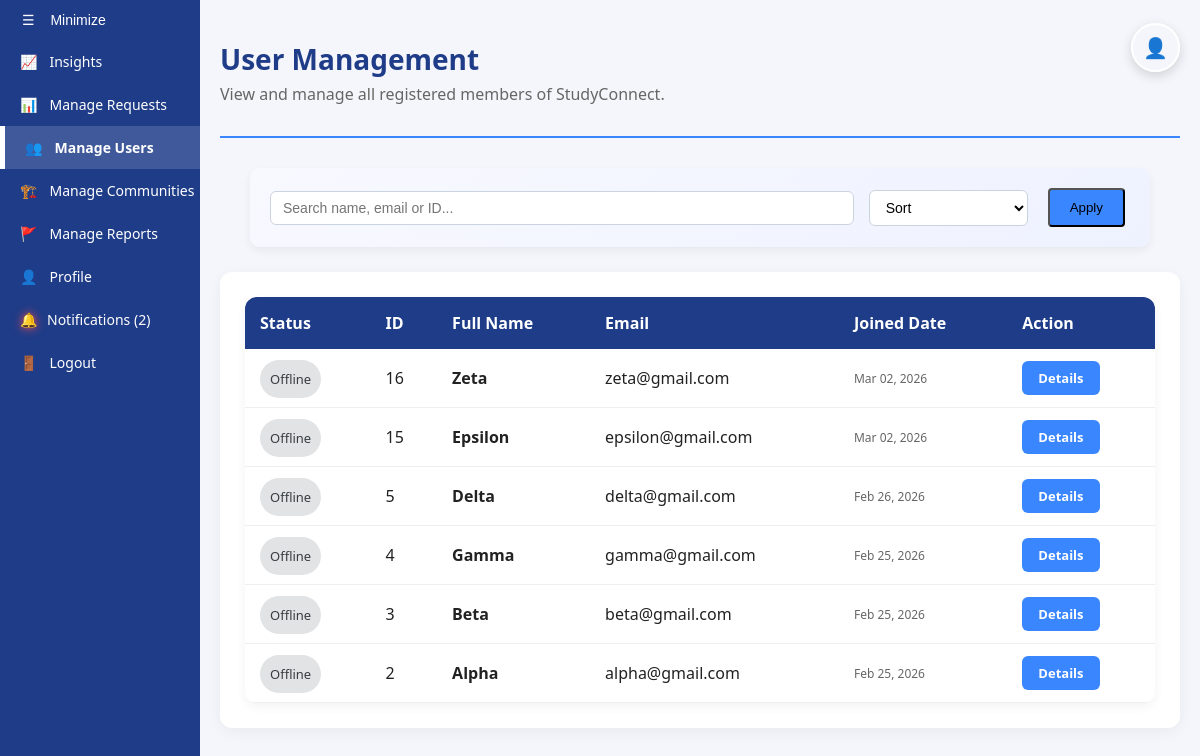
The page /views/manage_users.php (signed in) on the database its author committed.
### tables this page shows
CREATE TABLE `users` (
  `id` int(11) NOT NULL,
  `fullname` varchar(100) NOT NULL,
  `email` varchar(100) NOT NULL,
  `google_id` varchar(255) DEFAULT NULL,
  `password` varchar(255) NOT NULL,
  `role` enum('user','admin') NOT NULL DEFAULT 'user',
  `created_at` timestamp NOT NULL DEFAULT current_timestamp(),
  `last_activity` datetime DEFAULT current_timestamp(),
  `ban_until` datetime DEFAULT NULL
);

### includes/functions.php (called while the page is built, shortened)
<?php
function isUserOnline($last_activity) {
    try {
        $now = new DateTime();
        $last = new DateTime($last_activity);
        $interval = $now->diff($last);
        return ($interval->i < 5 && $interval->h == 0 && $interval->d == 0);
    } catch (Exception $e) {
        return false;
    }
}
function build_filtered_query($conn, $base_sql, $filters = [], $search = '', $search_cols = [], $sort_sql = '', $initial_params = [], $initial_types = "") {
    $sql = $base_sql;
    $sql .= " " . $sort_sql;
    $stmt = mysqli_prepare($conn, $sql);
    mysqli_stmt_execute($stmt);
    return mysqli_stmt_get_result($stmt);
}
?>

### views/manage_users.php (the view, shortened to what this page needs)
<?php
include('../includes/db.php');
include('../includes/functions.php');
$search = $_GET['search'] ?? '';
$sort = $_GET['sort'] ?? 'Newest First';
if ($sort === 'Alphabetical (A-Z)') {
    $sort_sql = "ORDER BY fullname ASC";
} elseif ($sort === 'Oldest First') {
    $sort_sql = "ORDER BY created_at ASC";
} else {
    $sort_sql = "ORDER BY created_at DESC";
}
$base_sql = "SELECT id, fullname, email, role, created_at, last_activity FROM users WHERE role = 'user'";
$result = build_filtered_query(
    $conn,
    $base_sql,
    [],
    $search,
    ['fullname', 'email', 'id'],
    $sort_sql
);
?>
<!DOCTYPE html>
<html lang="en">
<head>
    <link rel="stylesheet" href="../assets/css/global.css?v=<?php echo time(); ?>">
    <link rel="stylesheet" href="../assets/css/dashboards.css?v=<?php echo time(); ?>">
</head>
<body>
<?php include '../includes/navbar.php'; ?>
<div class="main-content" id="main">
    <div class="dashboard-container">
        <header class="dashboard-header">
            <h1>User Management</h1>
            <p>View and manage all registered members of StudyConnect.</p>
        </header>
        <?php
        $filter_config = [
            'action' => 'manage_users.php',
            'placeholder' => 'Search name, email or ID...',
            'dropdowns' => [
                'sort' => [
                    'Newest First' => 'Newest First',
                    'Oldest First' => 'Oldest First',
                    'Alphabetical (A-Z)' => 'Alphabetical (A-Z)'
                ]
            ]
        ];
        include '../includes/filter_component.php';
        ?>
        <section class="admin-table-card">
            <table class="standard-table">
                <thead>
                    <tr>
                        <th>Status</th>
                        <th>ID</th>
                        <th>Full Name</th>
                        <th>Email</th>
                        <th>Joined Date</th>
                        <th>Action</th>
                    </tr>
                </thead>
                <tbody>
                    <?php while($user = mysqli_fetch_assoc($result)): ?>
                    <tr>
                        <td>
                            <?php if (isUserOnline($user['last_activity'])): ?>
                                <span class="status-badge online">● Online</span>
                            <?php else: ?>
                                <span class="status-badge offline">Offline</span>
                            <?php endif; ?>
                        </td>
                        <td><?php echo htmlspecialchars($user['id']); ?></td>
                        <td><strong><?php echo htmlspecialchars($user['fullname']); ?></strong></td>
                        <td><?php echo htmlspecialchars($user['email']); ?></td>
                        <td>
                            <div style="font-size: 12px; color: #666;">
                                <?php echo date('M d, Y', strtotime($user['created_at'])); ?>
                            </div>
                        </td>
                        <td>
                            <a href="../views/view_user_detail.php?id=<?php echo $user['id']; ?>" class="btn-small">Details</a>
                        </td>
                    </tr>
                    <?php endwhile; ?>
                </tbody>
            </table>
        </section>
    </div>
</div>
</body>
</html>

### includes/navbar.php (shortened to what this page needs)
<?php
include ('db.php');
$current_page = basename($_SERVER['PHP_SELF']);
$isLoggedIn = isset($_SESSION['user']);
$role = $_SESSION['role'] ?? 'user';
$email = $_SESSION['user'] ?? null;
$unread_count = 0;
if ($isLoggedIn) {
    $unread_query = "SELECT COUNT(*) as total FROM notifications WHERE receiver_email = '$email' AND status = 'unread'";
    $unread_result = mysqli_query($conn, $unread_query);
    if ($unread_result) {
        $unread_data = mysqli_fetch_assoc($unread_result);
        $unread_count = $unread_data['total'];
    }
}
?>
<!DOCTYPE html>
<html lang="en">
<head>
    <link rel="stylesheet" href="../assets/css/global.css?v=<?php echo time(); ?>">
    <link rel="stylesheet" href="../assets/css/sidebar.css?v=<?php echo time(); ?>">
</head>
<body>
<div class="sidebar" id="sidebar">
    <?php if ($isLoggedIn && $current_page !== 'dashboard.php'): ?>
        <div class="floating-profile-container">
            <a href="../views/dashboard.php" class="floating-profile-link">
                <div class="profile-icon-circle">
                    👤
                </div>
            </a>
        </div>
    <?php endif; ?>
    <button class="collapse-btn" title="Toggle Sidebar">
        ☰ <span>Minimize</span>
    </button>
    <?php if($isLoggedIn): ?>
        <?php if($role === 'admin'): ?>
            <a href="../views/statistics.php" class="nav-item <?php echo ($current_page == 'statistics.php') ? 'active' : ''; ?>">
                📈 <span>Insights</span>
            </a>
            <a href="../views/admin_dashboard.php" class="nav-item <?php echo ($current_page == 'admin_dashboard.php') ? 'active' : ''; ?>">
                📊 <span>Manage Requests</span>
            </a>
            <a href="../views/manage_users.php" class="nav-item <?php echo ($current_page == 'manage_users.php') ? 'active' : ''; ?>">
                👥 <span>Manage Users</span>
            </a>
            <a href="../views/manage_communities.php" class="nav-item <?php echo ($current_page == 'manage_communities.php') ? 'active' : ''; ?>">
                🏗️ <span>Manage Communities</span>
            </a>
            <a href="../views/manage_reports.php" class="nav-item <?php echo ($current_page == 'manage_reports.php') ? 'active' : ''; ?>">
                🚩 <span>Manage Reports</span>
            </a>
        <?php endif; ?>
        <a href="../views/dashboard.php" class="nav-item <?php echo ($current_page == 'dashboard.php') ? 'active' : ''; ?>">
            👤 <span>Profile</span>
        </a>
        <a href="../views/notifications.php" class="nav-item <?php echo ($current_page == 'notifications.php') ? 'active' : ''; ?>">
            <div class="nav-icon <?php echo ($unread_count > 0) ? 'noti-glow' : ''; ?>">
                🔔
            </div>
            <span>Notifications (<?php echo $unread_count; ?>)</span>
        </a>
        <a href="../public/logout.php" class="nav-item">
            🚪 <span>Logout</span>
        </a>
    <?php endif; ?>
</div>
</body>
</html>

### includes/filter_component.php (shortened to what this page needs)
<?php
    $search_key = $filter_config['search_key'] ?? 'search';
?>
<form method="GET" action="<?php echo $filter_config['action']; ?>" class="filter-bar">
    <input type="text" name="<?php echo $search_key; ?>"
           placeholder="<?php echo $filter_config['placeholder']; ?>"
           value="<?php echo htmlspecialchars($_GET[$search_key] ?? ''); ?>" class="filter-input">
    <?php
    foreach (($filter_config['dropdowns'] ?? []) as $name => $options):
    ?>
        <select name="<?php echo $name; ?>" class="filter-input">
            <option value=""><?php echo ucfirst($name); ?></option>
        </select>
    <?php endforeach; ?>
    <button type="submit" class="btn">Apply</button>
</form>

### assets/css/global.css (style rules this page uses)
:root { --primary-blue: #1f3c88; --accent-blue: #3a86ff; --bg-light: #f4f6fb; --text-dark: #222; --white: #ffffff; --shadow: 0 4px 12px rgba(0,0,0,0.05); --primary: #1f3c88; --accent: #3a86ff; --text-main: #2d3436; --text-light: #636e72; }
body { margin: 0; font-family: 'Segoe UI', Arial, sans-serif; background: var(--bg-light); color: var(--text-dark); }
.standard-table { width: 100%; border-collapse: collapse; background: var(--white); border-radius: 12px; overflow: hidden; box-shadow: var(--shadow); }
.standard-table th { background: var(--primary-blue); color: white; padding: 15px; text-align: left; }
.standard-table td { padding: 12px 15px; border-bottom: 1px solid #eee; }
.btn { background: var(--accent-blue); color: black; padding: 10px 20px; text-decoration: none; margin: 5px; border-radius: 4px; cursor: pointer; transition: 0.3s; }
.btn-small { display: inline-block; padding: 8px 16px; background: #3a86ff; color: white; text-decoration: none; border-radius: 6px; font-size: 13px; font-weight: 600; transition: background 0.2s; }
.main-content { margin-left: 200px; transition: margin-left 0.3s ease; }
.filter-bar { margin: 20px 30px 25px 30px; padding: 15px 20px; background: linear-gradient(135deg, #f8f9ff, #eef2ff); border-radius: 10px; display: flex; flex-wrap: wrap; align-items: center; gap: 15px; box-shadow: 0 4px 10px rgba(0,0,0,0.06); }
.filter-input { padding: 8px 12px; border-radius: 6px; border: 1px solid #ccd3e0; background: white; font-size: 14px; transition: all 0.2s ease; outline: none; }
.filter-input[type="text"] { flex: 1; }

### assets/css/dashboards.css (style rules this page uses)
.dashboard-container { max-width: 1000px; margin: 20px auto; padding: 20px; }
.dashboard-header { margin-bottom: 30px; border-bottom: 2px solid #3a86ff; padding-bottom: 15px; }
.dashboard-header h1 { font-size: 28px; color: #1f3c88; margin: 0; }
.dashboard-header p { color: #666; margin-top: 5px; }
.admin-table-card { margin-bottom: 20px; background: white; padding: 25px; border-radius: 12px; box-shadow: 0 4px 15px rgba(0,0,0,0.05); }
.status-badge { font-size: 13px; padding: 10px; border-radius: 30px; }
.offline { background: #e2e3e5; color: #383d41; }

### assets/css/sidebar.css (style rules this page uses)
.sidebar { position: fixed; left: 0; top: 0; width: 200px; height: 100%; background: #1f3c88; transition: width 0.3s ease; z-index: 1000; overflow-x: hidden; }
.nav-item { display: flex; align-items: center; padding: 12px 20px; color: white; text-decoration: none; font-size: 14px; white-space: nowrap; }
.nav-item i, .nav-item { min-width: 60px; }
.nav-item span, .collapse-btn span { margin-left: 12px; opacity: 1; visibility: visible; transition: opacity 0s linear 0.3s, visibility 0s linear 0.3s; }
.nav-item.active { border-left: 5px solid #ffffff; background: rgba(255, 255, 255, 0.15); font-weight: bold; color: #fff !important; }
.collapse-btn { width: 100%; text-align: left; padding: 12px 22px; background: #1f3c88; border: none; color: white; font-size: 14px; cursor: pointer; }
.nav-icon { align-items: center; justify-content: center; width: 0px; margin-right: 15px; text-align: center; flex-shrink: 0; }
.noti-glow { display: inline-block; filter: drop-shadow(0 0 5px #ff4d4d); animation: ring 2s ease infinite; }
.floating-profile-container { position: fixed; top: 20px; right: 20px; z-index: 1000; }
.floating-profile-link { text-decoration: none; display: flex; flex-direction: row; align-items: center; gap: 12px; }
.profile-icon-circle { width: 45px; height: 45px; border-radius: 50%; display: flex; align-items: center; justify-content: center; font-size: 20px; box-shadow: 0 4px 12px rgba(0, 0, 0, 0.15); transition: transform 0.3s ease, background 0.3s ease; border: 2px solid #fff; }

### rows shown on the page
users: shows "Offline", id "16", fullname "Zeta", email "zeta@gmail.com", created_at "Mar 02, 2026"
users: shows "Offline", id "15", fullname "Epsilon", email "epsilon@gmail.com", created_at "Mar 02, 2026"
users: shows "Offline", id "5", fullname "Delta", email "delta@gmail.com", created_at "Feb 26, 2026"
users: shows "Offline", id "4", fullname "Gamma", email "gamma@gmail.com", created_at "Feb 25, 2026"
users: shows "Offline", id "3", fullname "Beta", email "beta@gmail.com", created_at "Feb 25, 2026"
users: shows "Offline", id "2", fullname "Alpha", email "alpha@gmail.com", created_at "Feb 25, 2026"

### other values the page prints
$unread_count "2"
form field sort "Sort"
